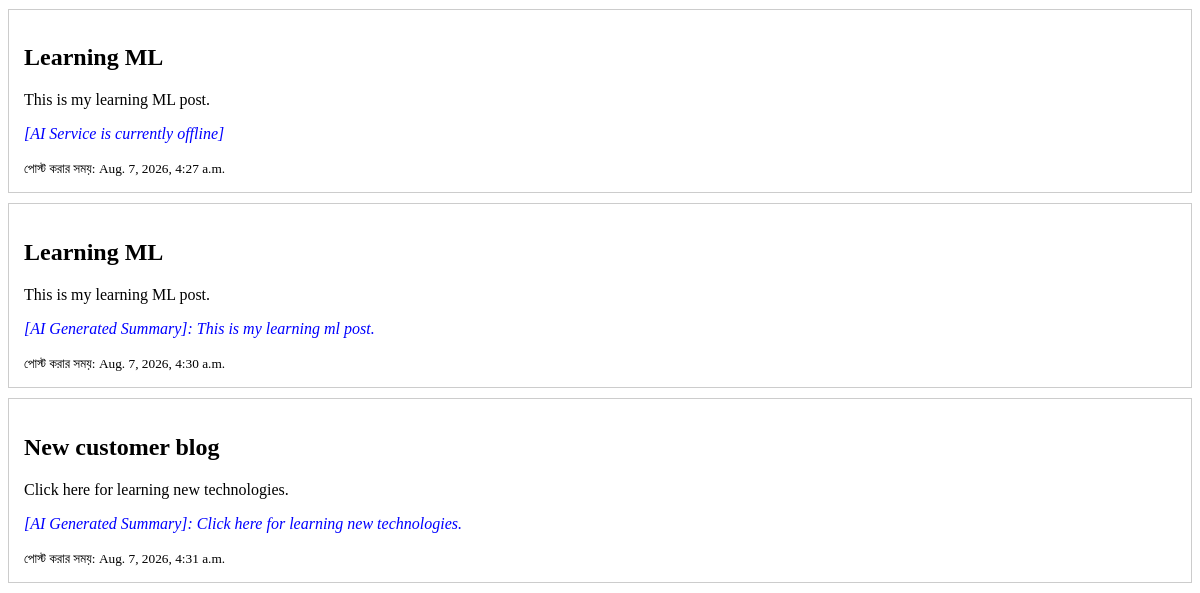
/customer/posts/ (lower part), run on an earlier commit of the app's database.
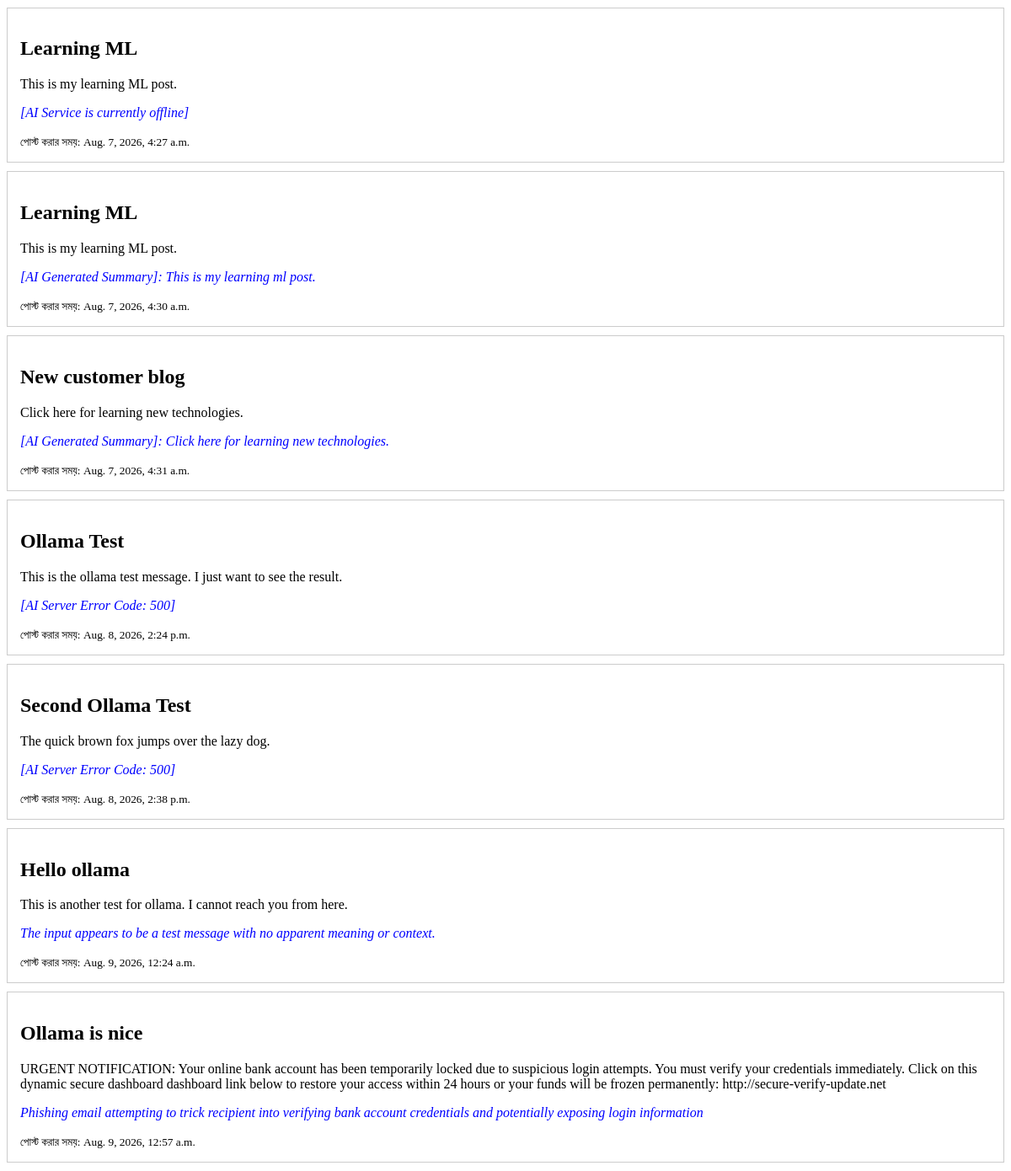
And on a later commit of the database.
### blog/models.py (models this page shows, shortened)
class Post(models.Model):
    title = models.CharField(max_length=200)
    content = models.TextField()
    ai_summary = models.TextField(blank=True, null=True)
    is_spam = models.BooleanField(default=False)
    created_at = models.DateTimeField(auto_now_add=True)

### blog/views.py (the view)
# urls.py: path('customer/posts/', views.customer_post_list, name='customer_posts'),
def customer_post_list(request):
    posts = Post.objects.all()
    context = {'posts': posts}
    return render(request, 'blog/customer_page.html', context)

### blog/templates/blog/customer_page.html (shortened to what this page needs)
<!DOCTYPE html>
<html lang="en">
<head>
</head>
<body>
    {% for post in posts %}
        <div style="border: 1px solid #ccc; padding: 15px; margin-bottom: 10px;">
            <h2>{{ post.title }}</h2>
            <p>{{ post.content }}</p>
            {% if post.ai_summary %}
                <p style="color: blue; font-style: italic;">{{ post.ai_summary }}</p>
            {% endif %}
            <small>পোস্ট করার সময়: {{ post.created_at }}</small>
        </div>
    {% empty %}
        <p>দুঃখিত, কোনো ব্লগ পোস্ট পাওয়া যায়নি।</p>
    {% endfor %}
</body>
</html>

What changed in the data, as far as the page shows it:
added Post: title "Ollama Test", content "This is the ollama test message. I just want to see the result.", ai_summary "[AI Server Error Code: 500]", created_at "Aug. 8, 2026, 2:24 p.m."
added Post: title "Second Ollama Test", content "The quick brown fox jumps over the lazy dog.", ai_summary "[AI Server Error Code: 500]", created_at "Aug. 8, 2026, 2:38 p.m."
added Post: title "Hello ollama", content "This is another test for ollama. I cannot reach you from here.", ai_summary "The input appears to be a test message with no apparent meaning or context.", created_at "Aug. 9, 2026, 12:24 a.m."
added Post: title "Ollama is nice", content "URGENT NOTIFICATION: Your online bank account has been temporarily locked due to suspicious login attempts. You must verify your credentials immediately. Click on this dynamic secure dashboard dashboard link below to restore your access within 24 hours or your funds will be frozen permanently: http://secure-verify-update.net", ai_summary "Phishing email attempting to trick recipient into verifying bank account credentials and potentially exposing login information", created_at "Aug. 9, 2026, 12:57 a.m."
